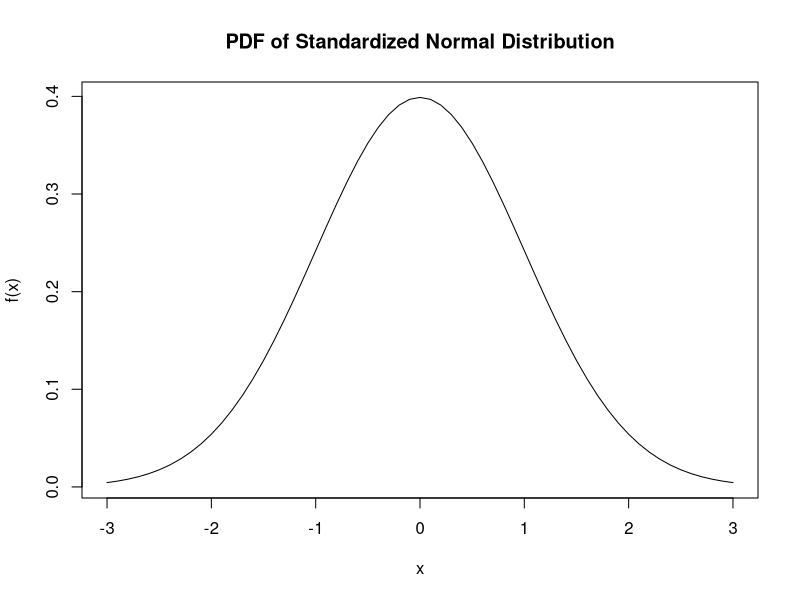
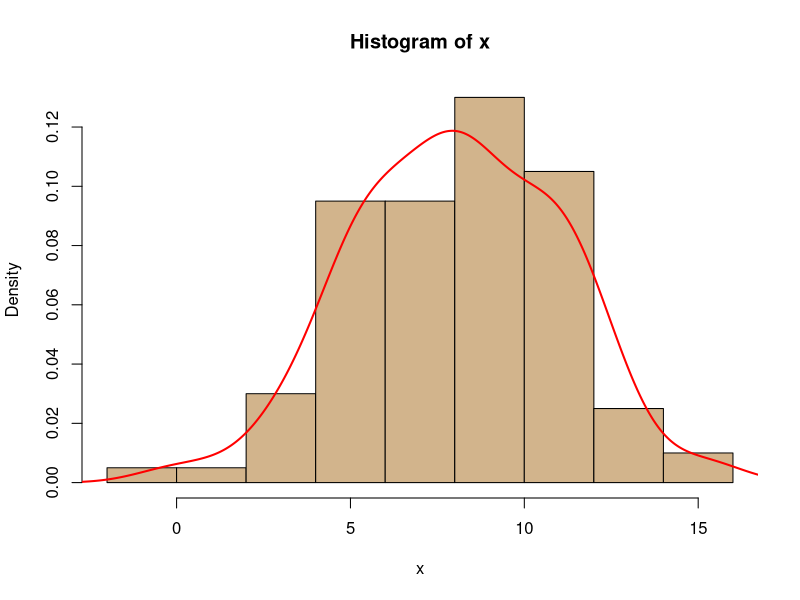
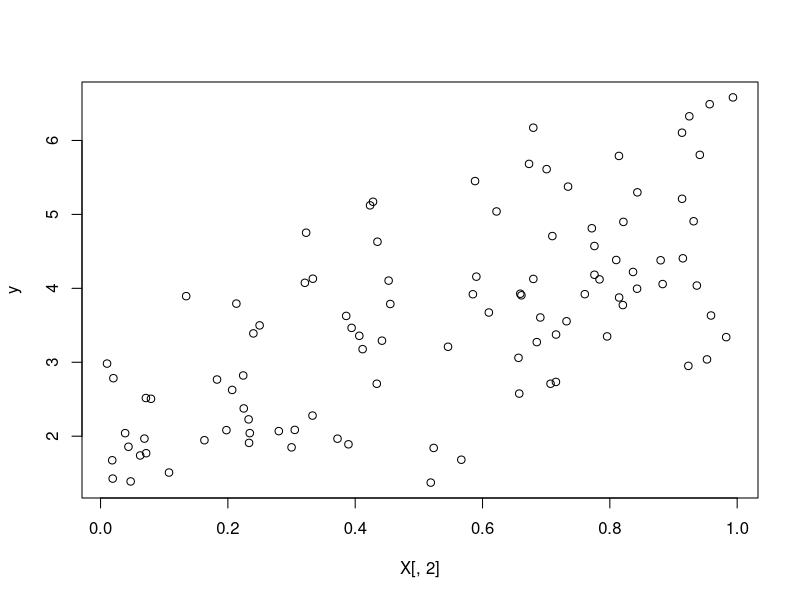

Source code (R) for these figures, in order:
## ---- chunk 1
library(knitr)
## ---- chunk 2
# In R, we specify the function calculating pdf for a single-value of x as:
norm_pdf <- function(x, m, s){     
  # x-observation, 
  # m-mean of distribution, 
  # s-sd of distribution
dnsty = 1/sqrt(2*pi*s^2)*exp((-1/(2*s^2))*(x-m)^2)
}
# and plot it
plot(seq(-3,3,.1),sapply(seq(-3,3,.1),FUN=norm_pdf,m=0,s=1),type='l',
ylab='f(x)',xlab='x', main='PDF of Standardized Normal Distribution')
## ---- chunk 3
# Using our custom function
print(norm_pdf(x=0, m=0, s=1))  # density (pdf) for x =   0
print(norm_pdf(x=2, m=0, s=1))  # density (pdf) for x =   2
print(norm_pdf(x=-2, m=0, s=1)) # density (pdf) for x =  -2
print(norm_pdf(x=10, m=0, s=1)) # density (pdf) for x =  10
# The same results can be produced using built-in R function dnorm()
dnorm(0, mean=0, sd=1)  # density (pdf) for x =  0
dnorm(2, mean=0, sd=1)  # density (pdf) for x =  2
dnorm(-2, mean=0, sd=1) # density (pdf) for x = -2
dnorm(10, mean=0, sd=1) # density (pdf) for x = 10
## ---- chunk 4
llik = function(par,x){
  m=par[1] # m: mu estimate
  s=par[2] # s: sd estimate
  # log of the normal likelihood
  # -n/2 * log(2*pi*s^2) + (-1/(2*s^2)) * sum((x-m)^2)
  n=length(x)
  ll = -(n/2)*(log(2*pi*s^2)) + (-1/(2*s^2)) * sum((x-m)^2)
  return(ll)
}
## ---- chunk 5
set.seed(123456) # for consistency set the seed explicitly.
x <- rnorm(100, mean=8, sd=3) # rnorm() takes sd instead of var as argument
hist(x, freq=FALSE,col='tan')
lines(density(x),col='red',lwd=2)
## ---- chunk 6
llik(c(m=0, s=3), x=x)  # for \hat{\mu} = 0, the logLik is:
llik(c(m=7, s=3), x=x)  # for \hat{\mu} = 7, the logLik is:
llik(c(m=25, s=3), x=x) # for \hat{\mu} = 25, the logLik is:
## ---- chunk 7
# the function (here 'llik') is used for estimation,
# some starting values ("estimtes") are provided to the optimizer 
# vector of observations 'x' is provided
# fnscale=-1 is for maximization (not default)
MLE_estimate <- optim(par=c(m=1,s=1), 
                      llik, 
                      x=x, 
                      control=list(fnscale=-1))
## ---- chunk 8
kable(cbind('analytical solution'=c('mean'=mean(x),'sd'=sd(x)),
      'optim() - MLE estimation'= MLE_estimate$par))
## ---- chunk 9
set.seed(101) # For replicability
X <- cbind(1, runif(100)) # generate some regressor observations
theta.true <- c(Intercept=2,Slope=3,sigma=1) 
# true intercept, slope and var(u) for next line
y <- X %*% theta.true[1:2] + rnorm(100)      
# argument sigma=1 is the default for rnorm()
plot(y~X[,2])
## ---- chunk 10
# log Likelihood function of the linear model: y = beta0 + beta1*X + u
# uses the simplified dnorm() version for individual pdfs
lm_lf <- function(theta, y, X) {
  b0=theta[1] # b_0 estimate
  b1=theta[2] # b_1 estimate
  s =theta[3] # s: sd of error estimate
  sum(dnorm(y, mean = X %*% theta[-3], sd = theta[3], log = TRUE))
}
## ---- chunk 11
# Optimization started as some innacurate starting parameter values
MLE.est <- optim(c(b0=5,b1=5,s=5),                           
                 lm_lf,                             
                 control=list(fnscale=-1),  
                 y=y, X=X )                          
MLE.est$par # estimated coefficients (theta hat vector)
MLE.est$value # maximized log Likelihood value
## ---- chunk 12
OLS.est <- lm(y~X[,2])
summary(OLS.est)$coefficients[,1] # estimated coefficients
summary(OLS.est)$sigma # variance calculated after OLS estimation
logLik(OLS.est) # LL vaalue for the OLS-estimated coefficients
